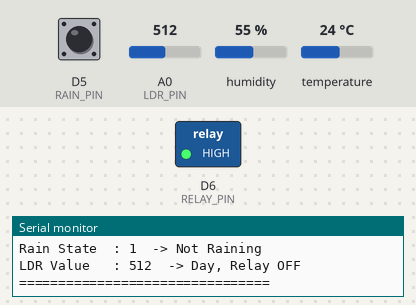
A sketch run on a simulated ESP8266 (NodeMCU). Shown: switched loads named in the sketch (green lamp = pin HIGH), the last lines printed to the serial monitor. The test bench sets the inputs (shaded band); at power-on: A0 (LDR_PIN) = 512, D5 (RAIN_PIN) HIGH, humidity 55 %, temperature 24 °C. WiFi joins after 1.5 s; servers stay silent unless stated; uploads are accepted with an empty reply.

Above: at 2.7 s.
2.8 s: A0 (LDR_PIN) set to 790
13.1 s: A0 (LDR_PIN) set to 812
At 22.6 s:
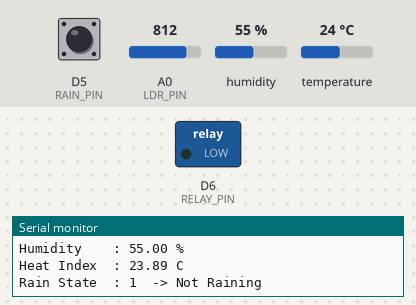
34.4 s: A0 (LDR_PIN) set to 716
At 44.1 s:
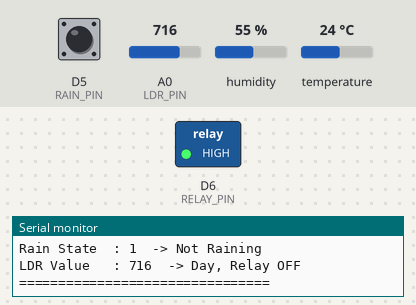
44.6 s: A0 (LDR_PIN) set to 810
At 54.2 s:
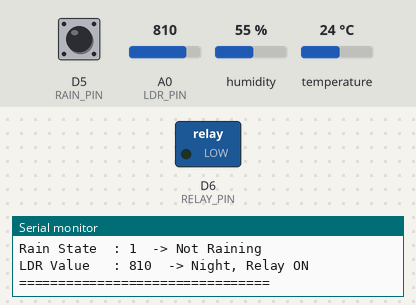
Timing chart, 0 to 55.7 s (numbered marks = the images above; inputs shaded):
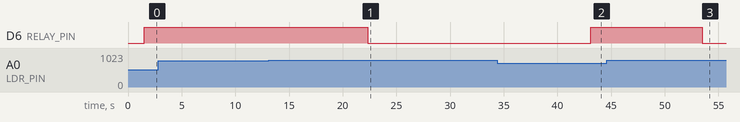

The sketch:

Lab4.ino
```cpp
#include <ESP8266WiFi.h>
#include <ESP8266HTTPClient.h>
#include <WiFiClient.h>
#include "DHT.h"

// ---------------- WiFi ----------------
const char* ssid = "@CMRU-SCI";
const char* password = "";

// ---------------- Server ----------------
const char* ServerURL = "http://10.80.223.57/Learning_iot/insert_sensor.php";

WiFiClient client;

// ---------------- DHT11 ----------------
#define DHTPIN D4
#define DHTTYPE DHT11
DHT dht(DHTPIN, DHTTYPE);

// ---------------- LDR ----------------
#define LDR_PIN A0

// ---------------- RAIN ----------------
#define RAIN_PIN D5

// ---------------- RELAY ----------------
#define RELAY_PIN D6

void setup() {
  Serial.begin(9600);

  pinMode(RAIN_PIN, INPUT);
  pinMode(RELAY_PIN, OUTPUT);

  WiFi.begin(ssid, password);
  Serial.print("Connecting to WiFi");
  while (WiFi.status() != WL_CONNECTED) {
    delay(250);
    Serial.print(".");
  }
  Serial.println("\nWiFi Connected");
  Serial.print("IP : ");
  Serial.println(WiFi.localIP());

  dht.begin();
}

void loop() {
  if (WiFi.status() != WL_CONNECTED) {
    Serial.println("WiFi Disconnected!");
    delay(5000);
    return;
  }

  // ===== DHT11 =====
  float h = dht.readHumidity();
  float t = dht.readTemperature();
  if (isnan(h) || isnan(t)) {
    Serial.println("DHT11 Error !");
    return;
  }
  float heatIndex = dht.computeHeatIndex(t, h, false);

  // ===== LDR ===== (analog)
  int ldrValue = analogRead(LDR_PIN);
  bool isNight = (ldrValue > 800);  // ปรับ threshold ตามสภาพแสงจริง

  // ===== RAIN SENSOR ===== (digital)
  int rainState = digitalRead(RAIN_PIN);
  bool isRaining = (rainState == LOW);  // active low

  // ===== RELAY =====
  digitalWrite(RELAY_PIN, isNight ? LOW : HIGH);

  // ===== Server: DHT =====
  // HTTPClient http;
  // String url1 = String(ServerURL) + "?temp=" + String(t) + "&hum=" + String(h) + "&heat=" + String(heatIndex);
  // http.begin(client, url1);
  // int code = http.GET();
  // Serial.print("DHT11 HTTP: ");
  // Serial.println(code);
  // http.end();

  // // ===== Server: LDR =====
  // String url2 = String(ServerURL) + "?ldr=" + String(ldrValue) + "&heat=" + String(heatIndex);
  // http.begin(client, url2);
  // code = http.GET();
  // Serial.print("LDR HTTP: ");
  // Serial.println(code);
  // http.end();

  // // ===== Server: Rain =====
  // String url3 = String(ServerURL) + "?rain=" + String(rainState) + "&status=" + String(isRaining ? "raining" : "not_raining") + "&heat=" + String(heatIndex);
  // http.begin(client, url3);
  // code = http.GET();
  // Serial.print("RAIN HTTP: ");
  // Serial.println(code);
  // http.end();

  HTTPClient http;
  String url = String(ServerURL)
               + "?temp=" + String(t)
               + "&hum=" + String(h)
               + "&heat=" + String(heatIndex)
               + "&ldr=" + String(ldrValue)
               + "&rain_state=" + String(isRaining ? 1 : 0)
               + "&rain_status=" + String(isRaining ? "raining" : "not_raining");

  http.begin(client, url);
  int code = http.GET();
  Serial.print("HTTP Response: ");
  Serial.println(code);
  http.end();


  // ===== Serial Monitor =====
  Serial.println("================================");
  Serial.print("Temperature : ");
  Serial.print(t);
  Serial.println(" C");
  Serial.print("Humidity    : ");
  Serial.print(h);
  Serial.println(" %");
  Serial.print("Heat Index  : ");
  Serial.print(heatIndex);
  Serial.println(" C");
  Serial.print("Rain State  : ");
  Serial.print(rainState);
  Serial.print("  -> ");
  Serial.println(isRaining ? "Raining" : "Not Raining");
  Serial.print("LDR Value   : ");
  Serial.print(ldrValue);
  Serial.print("  -> ");
  Serial.println(isNight ? "Night, Relay ON" : "Day, Relay OFF");
  Serial.println("================================");

  delay(10000);  // เก็บทุก 10 วินาที
}
```

Measured:
- the behaviour switches between 800 and 801 on A0 (LDR_PIN) (found by bisection; images 0 and 1)
- after the input at 13.1 s, D6 (RELAY_PIN): HIGH → LOW after 9.2 s
- after the input at 34.4 s, D6 (RELAY_PIN): LOW → HIGH after 8.7 s
- after the input at 44.6 s, D6 (RELAY_PIN): HIGH → LOW after 8.9 s
